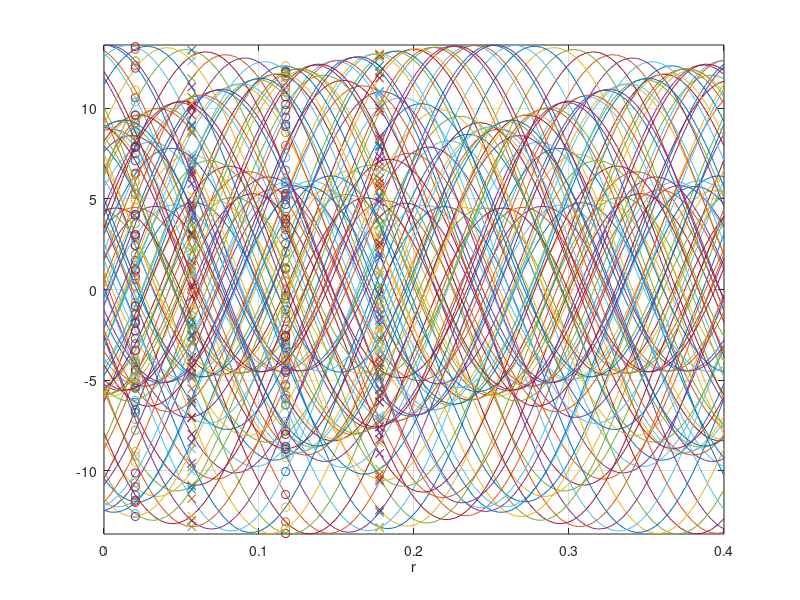

This chart was generated by the following MATLAB code: (Note: this script raises an error after producing the figure.)

%simulate the motion of combined sheer wave and compressed wave.
As = 9;
Ac =4.5;
w =2*pi*60;%
t=linspace(0,1/60*2,100);

wave_num = 4;
r = linspace(0,0.4,100);%meters

phi_s = 2*pi*r.*wave_num;

% phi_s = 0;
phi_c = 0;
figure;
t0=linspace(0,1/12,100);
D=[]
plt = plot([1 2 3]);
for t=t0;   


ds = As* cos(w*t + phi_s);
dc = Ac* cos(w/4*t + phi_c);

d=ds+dc;
D=[D,d'];
 plot(r,d); 
% set(plt,'xdata',r,'ydata',d);
ylim([-(As+Ac),(As+Ac)]); xlim([0 r(end)]);
 hold on
plot(r(6),d(6),'o',r(30),d(30),'o')
plot(r(15),d(15),'x',r(45),d(45),'x')
% plot(t,d)
xlabel('r')
grid on

pause(0.2)
end
grid on
%%
imdisp(D);
xlabel('t');
ylabel('r')
figure;
Dfft= ifft(D,[],2);
plot(2*abs(Dfft(:,6)));hold on;plot(abs(max(D,[],2) ),'--')
